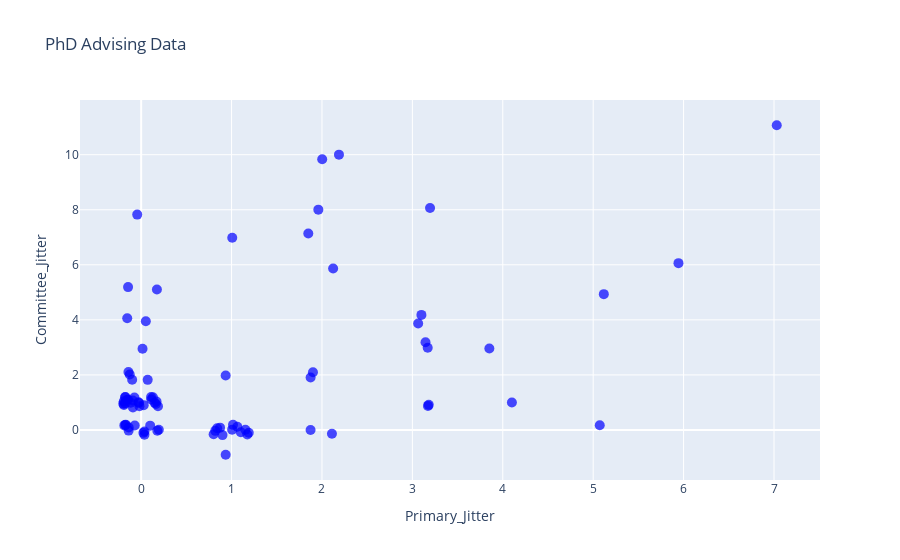

Notebook cell for this chart:
### Code cell
fig.update_traces(hovertemplate="<b>%{text}</b><br>Primary:%{customdata[0]}<br>Committee Only: %{customdata[1]}<extra></extra>",
                  text=df['Advisor'],
                  customdata=df[['Primary Advisees','Committee Only']].values,
                  marker=dict(size=10, color="blue", opacity=0.7))

### Figure 1 — Plotly figure (JSON) as saved in the notebook; plotly's stock layout.template omitted (floating-point values rounded to 4 significant figures; data arrays with more than 128 entries replaced by an {"elided": "..."} marker saying what was removed)
{"data": [{"customdata": {"elided": "82x2 int values"}, "hovertemplate": "<b>%{text}</b><br>Primary:%{customdata[0]}<br>Committee Only: %{customdata[1]}<extra></extra>", "legendgroup": "", "marker": {"color": "blue", "opacity": 0.7, "size": 10, "symbol": "circle"}, "mode": "markers", "name": "", "orientation": "v", "showlegend": false, "text": ["Ashton", "Bartels", "Beebe", "Bhargava", "Block", "Brace", "Brockman", "Campagnola", "Dhuc", "Eliceiri", "Hai", "Kreeger", "Li", "Ludwig", "McClean", "Meyerand", "Murphy", "Saha", "Skala", "Thelen", "Tiwari", "Williams", "Witzenburg", "Yesilkoy", "Burkard", "Carter Ralphe", "Crawford", "Eckhardt", "Emborg", "Glukhov", "Gong", "Hen Hu", "Hernando", "Huttenlocher", "Kamp", "Kats", "Kinney", "Laeseke", "Lake", "Masters", "Mathur", "Moncher", "Muir", "Pirasteh", "Rudraraju", "Sandbo", "Shields", "Slukvin", "Svaren", "Tononi", "Turng", "Ulland", "Wang", "Singh", "Ayuso", "Capitini", "Crone", "Franck", "Gamm", "Handelsman", "Henak", "Iyer", "Johnson", "Kerr", "May", "McMillan", "Medow", "Notbohm", "Ong", "Palecek", "Ponik", "Poore", "Reeder", "Rogers", "Roldán-Alzate", "Roth", "Sankaran", "Shusta", "Suminski", "Sushmita", "Virumbrales-Munoz", "Wentland"], "type": "scatter", "x": [3.145, -0.1373, 4.101, 0.1953, 0.01528, -0.09953, 1.874, 2.123, -0.1859, 2.188, 3.064, 3.1, -0.1447, 2.003, 1.007, 0.05163, 5.117, 5.943, 7.03, -0.1542, 3.181, 3.17, 3.851, 3.195, 0.07218, -0.1981, -0.1452, -0.1716, -0.1794, 0.1787, 5.072, -0.01902, 0.02798, 0.03663, -0.1406, 0.1701, -0.04343, 0.8198, 0.1635, 1.849, 0.149, -0.02869, 0.1122, -0.158, -0.07466, 0.1302, -0.1385, -0.09106, -0.1157, 1.19, -0.1745, -0.07098, -0.1739, -0.1778, 3.172, 0.1742, 0.9348, 1.9, 0.1096, 1.016, 1.874, 0.8017, -0.1918, 0.03634, 1.153, 1.174, 1.006, 1.102, 0.09967, 1.96, -0.1264, 0.9349, 0.8727, -0.0931, -0.02388, 2.11, 0.8995, 1.064, -0.1905, 0.1861, 0.02499, 0.8405], "xaxis": "x", "y": [3.188, 0.09221, 1.0, 0.006243, 2.948, 1.827, 0.001927, 5.869, 0.1659, 10.0, 3.868, 4.181, 5.19, 9.834, 6.981, 3.952, 4.935, 6.061, 11.07, 4.056, 0.9124, 2.989, 2.959, 8.062, 1.82, 0.9563, 1.099, 0.1932, 0.9658, -0.02818, 0.1726, 0.8662, 0.9022, -0.05771, 2.105, 1.036, 7.825, -0.03188, 0.9447, 7.136, 0.9898, 1.01, 1.106, 1.09, 1.176, 1.19, -0.02282, 0.8205, 0.9908, -0.09965, 1.194, 0.1618, 0.183, 1.191, 0.8746, 5.106, 1.977, 2.097, 1.2, 0.1856, 1.906, -0.1536, 1.039, -0.1762, 0.005224, -0.1617, 0.01151, -0.08498, 0.1574, 8.005, 2.014, -0.9, 0.08423, 1.07, 0.9777, -0.1345, -0.1858, 0.1195, 0.9085, 0.8621, -0.1039, 0.06187], "yaxis": "y"}], "layout": {"legend": {"tracegroupgap": 0}, "title": {"text": "PhD Advising Data"}, "xaxis": {"anchor": "y", "domain": [0, 1], "title": {"text": "Primary_Jitter"}}, "yaxis": {"anchor": "x", "domain": [0, 1], "title": {"text": "Committee_Jitter"}}}}
